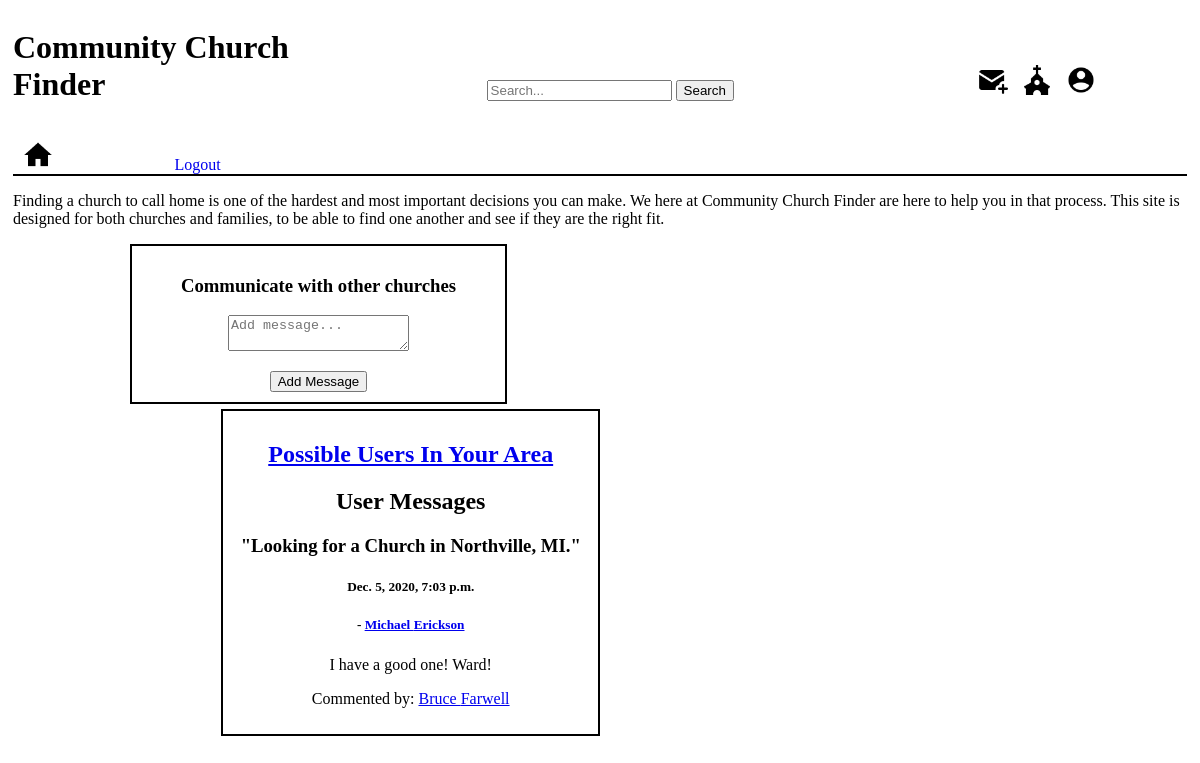
The page /church_home_page on the database as committed earlier.
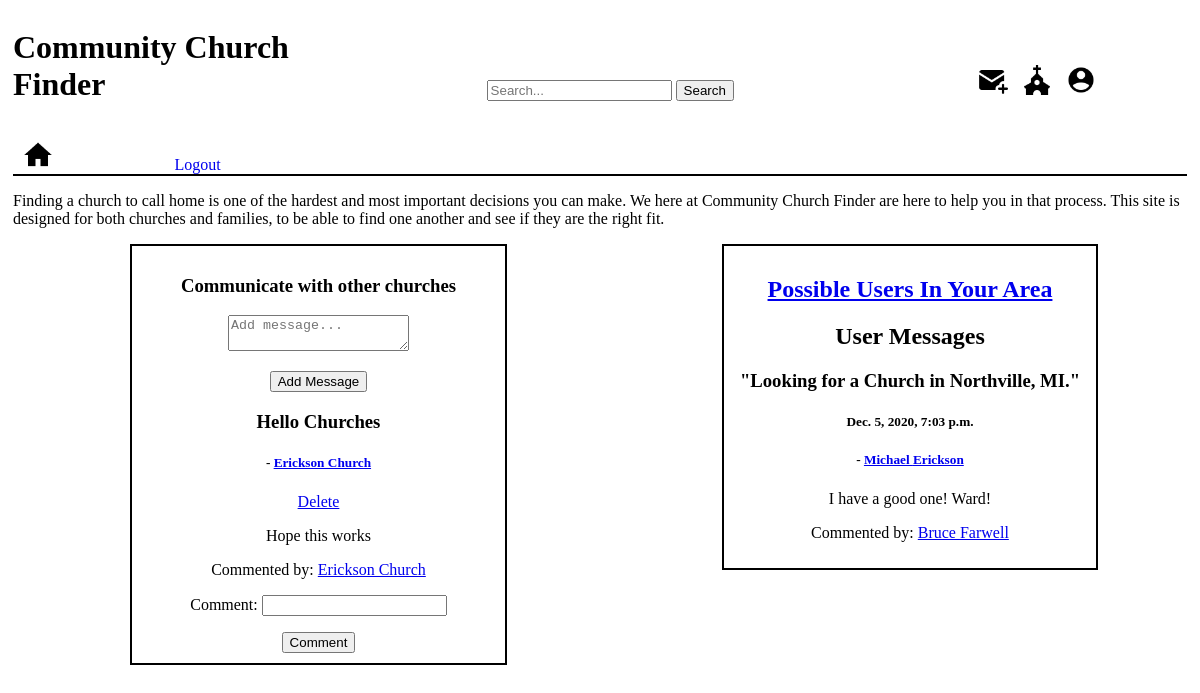
The same page on the database as committed later.
### church_app/models.py (models this page shows)
class UserMessage(models.Model):
    message=models.TextField()
    user= models.ForeignKey(User, related_name='message', on_delete=models.CASCADE)
    created_at=models.DateTimeField(auto_now_add=True)
    updated_at=models.DateTimeField(auto_now=True)

class User(models.Model):
    first_name=models.CharField(max_length=255)
    last_name=models.CharField(max_length=255)
    email=models.CharField(max_length=255)
    password=models.CharField(max_length=255)
    age=models.CharField(max_length=20)
    user_address=models.CharField(max_length=255)
    user_city=models.CharField(max_length=255)
    user_state=models.CharField(max_length=2)
    user_email=models.CharField(max_length=255)
    user_facebook=models.CharField(max_length=255)
    user_instagram=models.CharField(max_length=255)
    adults=models.CharField(max_length=255)
    teens=models.CharField(max_length=255)
    kids=models.CharField(max_length=255)
    user_phone=models.CharField(max_length=255)
    denomination=models.CharField(max_length=255)
    church_size=models.CharField(max_length=255)
    student_programs=models.CharField(max_length=255)
    small_groups=models.CharField(max_length=255)
    user_info_other=models.TextField()
    created_at=models.DateTimeField(auto_now_add=True)
    updated_at=models.DateTimeField(auto_now=True)
    objects=UserManager()

class UserComments(models.Model):
    comment=models.CharField(max_length=255)
    user= models.ForeignKey(User, related_name='user_comment', on_delete=models.CASCADE)
    wall_message= models.ForeignKey(UserMessage, related_name='user_post_comments', on_delete=models.CASCADE)
    created_at=models.DateTimeField(auto_now_add=True)
    updated_at=models.DateTimeField(auto_now=True)

class ChurchMessage(models.Model):
    message=models.TextField()
    church= models.ForeignKey(Church, related_name='message', on_delete=models.CASCADE)
    created_at=models.DateTimeField(auto_now_add=True)
    updated_at=models.DateTimeField(auto_now=True)

class Church(models.Model):
    church_name=models.CharField(max_length=255)
    admin_name=models.CharField(max_length=255)
    admin_email=models.CharField(max_length=255)
    password=models.CharField(max_length=255)
    church_city=models.CharField(max_length=255)
    church_state=models.CharField(max_length=2)
    address=models.CharField(max_length=255)
    website=models.CharField(max_length=255)
    facebook=models.CharField(max_length=255)
    instagram=models.CharField(max_length=255)
    twitter=models.CharField(max_length=255)
    church_email=models.CharField(max_length=255)
    church_phone=models.CharField(max_length=13)
    denomination=models.CharField(max_length=255)
    values=models.TextField()
    size=models.CharField(max_length=255)
    youngest=models.CharField(max_length=255)
    younger=models.CharField(max_length=255)
    young=models.CharField(max_length=255)
    old=models.CharField(max_length=255)
    oldest=models.CharField(max_length=255)
    other=models.TextField()
    created_at=models.DateTimeField(auto_now_add=True)
    updated_at=models.DateTimeField(auto_now=True)
    objects=ChurchManager()

class ChurchComments(models.Model):
    comment=models.CharField(max_length=255)
    church= models.ForeignKey(Church, related_name='church_comment', on_delete=models.CASCADE)
    wall_message= models.ForeignKey(ChurchMessage, related_name='church_post_comments', on_delete=models.CASCADE)
    created_at=models.DateTimeField(auto_now_add=True)
    updated_at=models.DateTimeField(auto_now=True)

### church_app/views.py (the view)
# urls.py: path('church_home_page', views.church_home_page),
def church_home_page(request):
    context={
        'all_churches': Church.objects.all(),
        'all_users': User.objects.all(),
        'all_messages': ChurchMessage.objects.all(),
        'user_message': UserMessage.objects.all(),
        'all_comments': ChurchComments.objects.all(),
    }
    return render(request, "church_home_page.html", context)

### church_app/templates/church_home_page.html (shortened to what this page needs)
{% extends "basechurch.html" %}
    {% load static %}
    {% block content %}
    <p>Finding a church to call home is one of the hardest and most important decisions you can make. We here at Community Church Finder are here to help you in that process. This site is designed for both churches and families, to be able to find one another and see if they are the right fit.</p>
    <div id="top_left">
        <h3>Communicate with other churches</h3>
        <form action="/church_add_message" method="post">
            <p id="add_message"><textarea type="text" name="message" placeholder="Add message..."></textarea></p>
            <input id="submit" type="submit" value="Add Message">
        </form>
        {% for messages in all_messages %}
        <div id="messages">
            <h3>{{messages.message}}</h3>
            <h5>- <a href="/church_profile/{{messages.church.id}}">{{messages.church.church_name}}</a></h5>
            {% if messages.user.id == request.session.user_id %}
                <a href="/delete/{{messages.id}}">Delete</a>
            {% endif %}
        <div id="comment">
            {% for comment in messages.church_post_comments.all %}
                <p>{{comment.comment}}</p>
                <p>Commented by: <a href="/church_profile/{{comment.church.id}}">{{comment.church.church_name}}</a></p>
                {% endfor %}
            <form action="/church_add_comment/{{messages.id}}" method="post">
                <p>Comment: <input type="text" name="comment"></p>
                <input type="submit" value="Comment">
            </form>
        </div>
        {% endfor %}
    </div>
    </div>
    <div id="top_right">
        <h2><a href="/local_people">Possible Users In Your Area</a></h2>
        <h2>User Messages</h2>
        {% for messages in user_message %}
        <div id="messages">
                <h3>"{{messages.message}}"</h3>
                <h5>{{messages.user.created_at}}</h5>
                <h5>- <a href="/user_profile/{{messages.user.id}}">{{messages.user.first_name}} {{messages.user.last_name}}</a></h5>
        </div>
        <div id="comment">
            {% for comment in messages.user_post_comments.all %}
            <p>{{comment.comment}}</p>
            <p>Commented by: <a href="/user_profile/{{comment.user.id}}">{{comment.user.first_name}} {{comment.user.last_name}}</a></p>
            {% endfor %}
        {% endfor %}
    </div>
    {% endblock %}

Rows that differ between the two databases and show on the page:
added ChurchMessage: message "Hello Churches", church.church_name "Erickson Church"
added ChurchComments: comment "Hope this works", church.church_name "Erickson Church"
